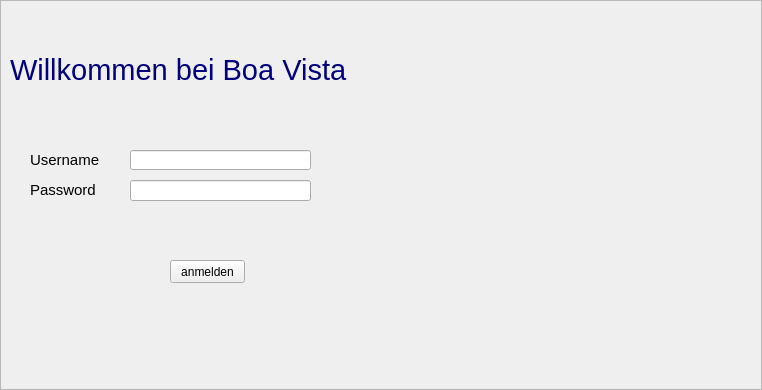
<?xml version="1.0" encoding="UTF-8"?>
<ui version="4.0">
 <class>Login_Window</class>
 <widget class="QFrame" name="Login_Window">
  <property name="geometry">
   <rect>
    <x>0</x>
    <y>0</y>
    <width>762</width>
    <height>390</height>
   </rect>
  </property>
  <property name="windowTitle">
   <string>Frame</string>
  </property>
  <property name="frameShape">
   <enum>QFrame::StyledPanel</enum>
  </property>
  <property name="frameShadow">
   <enum>QFrame::Raised</enum>
  </property>
  <widget class="QLabel" name="user_btn">
   <property name="geometry">
    <rect>
     <x>30</x>
     <y>150</y>
     <width>71</width>
     <height>20</height>
    </rect>
   </property>
   <property name="text">
    <string>&lt;html&gt;&lt;head/&gt;&lt;body&gt;&lt;p&gt;&lt;span style=&quot; font-size:11pt;&quot;&gt;Username&lt;/span&gt;&lt;/p&gt;&lt;/body&gt;&lt;/html&gt;</string>
   </property>
  </widget>
  <widget class="QLabel" name="pass_btn">
   <property name="geometry">
    <rect>
     <x>30</x>
     <y>180</y>
     <width>81</width>
     <height>20</height>
    </rect>
   </property>
   <property name="text">
    <string>&lt;html&gt;&lt;head/&gt;&lt;body&gt;&lt;p&gt;&lt;span style=&quot; font-size:11pt;&quot;&gt;Password&lt;/span&gt;&lt;/p&gt;&lt;/body&gt;&lt;/html&gt;</string>
   </property>
  </widget>
  <widget class="QLabel" name="Foto">
   <property name="geometry">
    <rect>
     <x>380</x>
     <y>0</y>
     <width>381</width>
     <height>391</height>
    </rect>
   </property>
   <property name="text">
    <string/>
   </property>
   <property name="pixmap">
    <pixmap>../../Desktop/BoaVista/Brand.png</pixmap>
   </property>
  </widget>
  <widget class="QLineEdit" name="user_text">
   <property name="geometry">
    <rect>
     <x>130</x>
     <y>150</y>
     <width>181</width>
     <height>20</height>
    </rect>
   </property>
  </widget>
  <widget class="QLineEdit" name="pass_text">
   <property name="geometry">
    <rect>
     <x>130</x>
     <y>180</y>
     <width>181</width>
     <height>21</height>
    </rect>
   </property>
  </widget>
  <widget class="QLabel" name="willkommen_btn">
   <property name="geometry">
    <rect>
     <x>10</x>
     <y>30</y>
     <width>341</width>
     <height>81</height>
    </rect>
   </property>
   <property name="text">
    <string>&lt;html&gt;&lt;head/&gt;&lt;body&gt;&lt;p&gt;&lt;span style=&quot; font-size:22pt; color:#00007f;&quot;&gt;Willkommen bei Boa Vista&lt;/span&gt;&lt;/p&gt;&lt;/body&gt;&lt;/html&gt;</string>
   </property>
  </widget>
  <widget class="QPushButton" name="Login_btn">
   <property name="geometry">
    <rect>
     <x>170</x>
     <y>260</y>
     <width>75</width>
     <height>23</height>
    </rect>
   </property>
   <property name="text">
    <string>anmelden</string>
   </property>
  </widget>
 </widget>
 <resources/>
 <connections/>
</ui>
